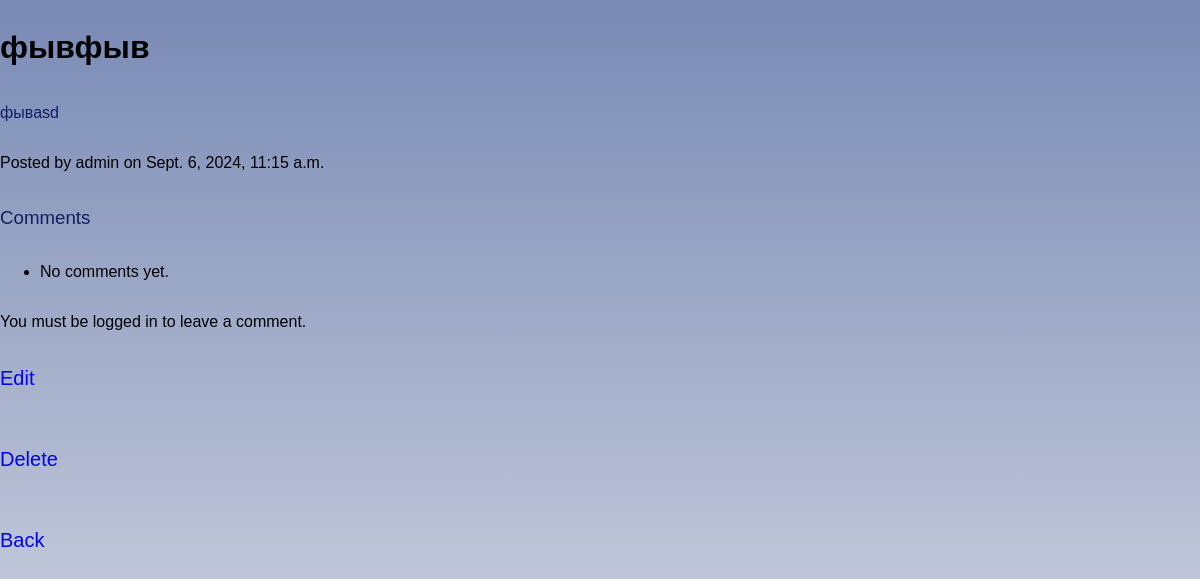
Screenshot of /posts/8 with the database file from the repository.
### blog/models.py (models this page shows, shortened)
class Post(models.Model):
    title = models.CharField(max_length=200)
    content = models.TextField()
    author = models.ForeignKey(settings.AUTH_USER_MODEL, on_delete=models.CASCADE)
    created_at = models.DateTimeField(auto_now_add=True)
    updated_at = models.DateTimeField(auto_now=True)

### blog/views.py (the view)
# urls.py: path('posts/<int:id>', views.post_detail_view, name='post_detail'),
def post_detail_view(request, id):
    post = get_object_or_404(Post, id=id)
    comments = post.comments.all().order_by('-created_at')
    if request.method == 'POST':
        form = CommentForm(request.POST)
        if form.is_valid():
            comment = form.save(commit=False)
            comment.author = request.user
            comment.post = post
            comment.save()
            return redirect('post_detail', id=post.id)
    else:
        form = CommentForm()
    return render(request, 'blog/post_detail.html', {
        'post': post,
        'comments': comments,
        'form': form
    })

### blog/templates/blog/post_detail.html (shortened to what this page needs)
<!DOCTYPE html>
<html>
<head>
    {% load static %}
    <link rel="stylesheet" href="{% static 'css/styles.css' %}">
</head>
<body>
<div class="main">
    <h1>{{ post.title }}</h1>
    <p class="content">{{ post.content }}</p>
    <p>Posted by {{ post.author }} on {{ post.created_at }}</p>
    <h3>Comments</h3>
    <ul>
        {% for comment in comments %}
        <li>
            <p><strong>{{ comment.author }}:</strong> {{ comment.text }} ({{ comment.created_at }})</p>
        </li>
        {% empty %}
        <li>No comments yet.</li>
        {% endfor %}
    </ul>
    {% if user.is_authenticated %}
    <h3>Leave a Comment</h3>
    <form method="post">
        {% csrf_token %}
        {{ form.as_p }}
        <button type="submit">Submit</button>
    </form>
    {% else %}
    <p>You must be logged in to leave a comment.</p>
    {% endif %}
    <a href="{% url 'edit_post' post.id%}">Edit</a></br>
    <a href="{% url 'delete_post' post.id %}">Delete</a></br>
    <a href="{% url 'post_list' %}">Back</a>
</div>
</body>
</html>

### blog/static/css/styles.css (style rules this page uses)
body { background: linear-gradient(180deg, #798AB5FF 0.2%, #F3F3F3); filter: brightness(80%), saturate(90%); height: 1000px; display: flex; flex-direction: column; width: 100%; margin-left: 0; font-family: "Trebuchet MS", sans-serif; }
.content { color: #131d62; }
h3 { font-weight: normal; color: #131d62; }
.main { display: flex; flex-direction: column; }
a { margin: 20px 0; text-decoration: none; font-size: 20px; }

### rows the page displays
Post: title "фывфыв", content "фывasd", author "admin", created_at "Sept. 6, 2024, 11:15 a.m."
